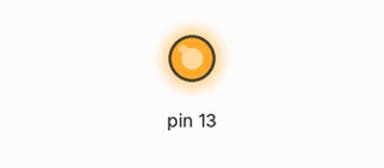
Simulated run of this sketch. Board: Arduino Leonardo, built with avr-gcc and run on an emulated ATmega32U4. Shown: output pins drawn as LEDs (lit = HIGH). What the sketch prints to the serial monitor is not drawn.

Above: at 1.0 s.
At 5.5 s:
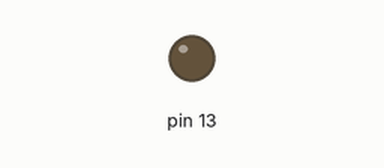
Timing chart, 0 to 6.9 s (numbered marks = the images above):
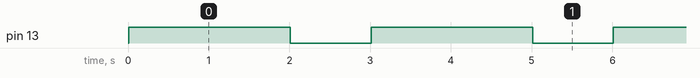

The sketch:

Blinker.ino
```cpp
/*
 Name:		Blinker.ino
 Created:	1/2/2017 4:18:26 AM
 Author:	David
*/

int stateLED;
const int msOn = 2000;
const int msOff = 1000;
int nBlinks;
unsigned long int msOnStart;
unsigned long int msOffStart;
unsigned long int msOnTime;
unsigned long int msOffTime;


void setup() {
	pinMode(13, OUTPUT);
	digitalWrite(13, 0);
	msOffStart = millis();
	stateLED = 0;
	nBlinks = 0;


	Serial.begin(115200);
	while (!Serial);
	Serial.print("On time[ms] = "); Serial.println(msOn);
	Serial.print("Off time[ms] = "); Serial.println(msOff);
}

void loop() {
	if (stateLED == 0) {
		msOffTime = millis() - msOffStart;
		digitalWrite(13, 1);
		msOnStart = millis();
		stateLED = 1;
		delay(msOn);
	}
	else {
		msOnTime = millis() - msOnStart;
		digitalWrite(13, 0);
		msOffStart = millis();
		stateLED = 0;
		delay(msOff);
	}
}
```

Measured:
- by itself, pin 13: alternates HIGH for 2.0 s and LOW for 1.0 s
